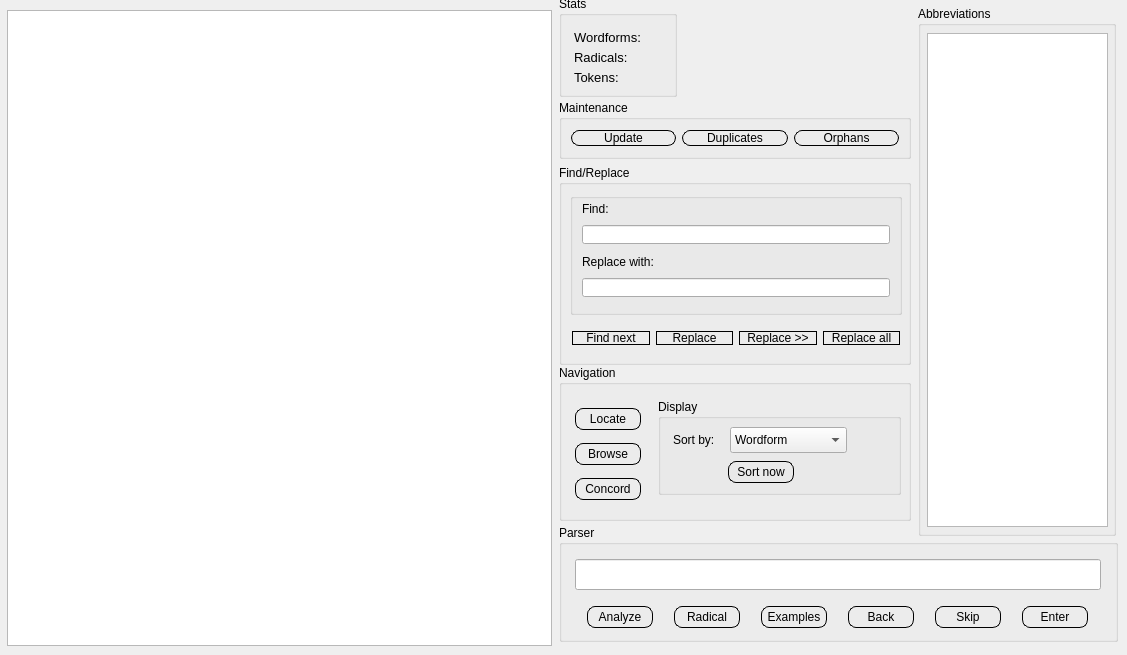
    <widget class="QWidget" name="index">
     <attribute name="title">
      <string>Index</string>
     </attribute>
     <widget class="QGroupBox" name="iParserBox">
      <property name="geometry">
       <rect>
        <x>559</x>
        <y>525</y>
        <width>559</width>
        <height>117</height>
       </rect>
      </property>
      <property name="toolTip">
       <string>line editor for index</string>
      </property>
      <property name="styleSheet">
       <string notr="true">QPushButton {
     border: 1px solid black;
     border-radius: 8px;
	border-image: url(:/new/PushBtn.png);

}

QPushButton:pressed {
     border: 2px solid black;
     border-radius: 8px;
}</string>
      </property>
      <property name="title">
       <string>Parser</string>
      </property>
      <widget class="QLineEdit" name="iParser">
       <property name="geometry">
        <rect>
         <x>16</x>
         <y>34</y>
         <width>526</width>
         <height>31</height>
        </rect>
       </property>
       <property name="font">
        <font>
         <pointsize>10</pointsize>
        </font>
       </property>
       <property name="toolTip">
        <string>line editor</string>
       </property>
      </widget>
      <widget class="QPushButton" name="iStartBtn">
       <property name="geometry">
        <rect>
         <x>28</x>
         <y>81</y>
         <width>66</width>
         <height>22</height>
        </rect>
       </property>
       <property name="toolTip">
        <string>start analysis from
selection or from 
first unparsed form</string>
       </property>
       <property name="text">
        <string>Analyze</string>
       </property>
      </widget>
      <widget class="QPushButton" name="iLookUpBtn">
       <property name="geometry">
        <rect>
         <x>115</x>
         <y>81</y>
         <width>66</width>
         <height>22</height>
        </rect>
       </property>
       <property name="toolTip">
        <string>look up radical 
in lexicon</string>
       </property>
       <property name="text">
        <string>Radical</string>
       </property>
      </widget>
      <widget class="QPushButton" name="iExamplesBtn">
       <property name="geometry">
        <rect>
         <x>202</x>
         <y>81</y>
         <width>66</width>
         <height>22</height>
        </rect>
       </property>
       <property name="toolTip">
        <string>show examples</string>
       </property>
       <property name="text">
        <string>Examples</string>
       </property>
      </widget>
      <widget class="QPushButton" name="iBackBtn">
       <property name="geometry">
        <rect>
         <x>289</x>
         <y>81</y>
         <width>66</width>
         <height>22</height>
        </rect>
       </property>
       <property name="toolTip">
        <string>go back to most 
recently analyzed form</string>
       </property>
       <property name="text">
        <string>Back</string>
       </property>
      </widget>
      <widget class="QPushButton" name="iEnterBtn">
       <property name="geometry">
        <rect>
         <x>463</x>
         <y>81</y>
         <width>66</width>
         <height>22</height>
        </rect>
       </property>
       <property name="toolTip">
        <string>enter analysis</string>
       </property>
       <property name="text">
        <string>Enter</string>
       </property>
      </widget>
      <widget class="QPushButton" name="iSkipBtn">
       <property name="geometry">
        <rect>
         <x>376</x>
         <y>81</y>
         <width>66</width>
         <height>22</height>
        </rect>
       </property>
       <property name="text">
        <string>Skip</string>
       </property>
      </widget>
     </widget>
     <widget class="QTextEdit" name="iIndex">
      <property name="geometry">
       <rect>
        <x>7</x>
        <y>10</y>
        <width>545</width>
        <height>636</height>
       </rect>
      </property>
      <property name="toolTip">
       <string>start analysis from
selection or from 
first unparsed form</string>
      </property>
     </widget>
     <widget class="QGroupBox" name="iAbbrBox">
      <property name="geometry">
       <rect>
        <x>918</x>
        <y>6</y>
        <width>198</width>
        <height>530</height>
       </rect>
      </property>
      <property name="title">
       <string>Abbreviations</string>
      </property>
      <widget class="QTextEdit" name="iAbbreviations">
       <property name="geometry">
        <rect>
         <x>9</x>
         <y>27</y>
         <width>181</width>
         <height>494</height>
        </rect>
       </property>
       <property name="font">
        <font>
         <pointsize>10</pointsize>
        </font>
       </property>
       <property name="toolTip">
        <string>standard abbreviations</string>
       </property>
      </widget>
     </widget>
     <widget class="QGroupBox" name="iStatsBox">
      <property name="geometry">
       <rect>
        <x>559</x>
        <y>-4</y>
        <width>118</width>
        <height>101</height>
       </rect>
      </property>
      <property name="styleSheet">
       <string notr="true">QLabel {
	font: 10pts;
}</string>
      </property>
      <property name="title">
       <string>Stats</string>
      </property>
      <widget class="QLabel" name="iWordformLbl">
       <property name="geometry">
        <rect>
         <x>15</x>
         <y>33</y>
         <width>100</width>
         <height>16</height>
        </rect>
       </property>
       <property name="font">
        <font>
         <pointsize>10</pointsize>
        </font>
       </property>
       <property name="text">
        <string>Wordforms:</string>
       </property>
      </widget>
      <widget class="QLabel" name="IRadicalLbl">
       <property name="geometry">
        <rect>
         <x>15</x>
         <y>53</y>
         <width>100</width>
         <height>16</height>
        </rect>
       </property>
       <property name="font">
        <font>
         <pointsize>10</pointsize>
        </font>
       </property>
       <property name="text">
        <string>Radicals:</string>
       </property>
      </widget>
      <widget class="QLabel" name="iTokensLbl">
       <property name="geometry">
        <rect>
         <x>15</x>
         <y>73</y>
         <width>100</width>
         <height>16</height>
        </rect>
       </property>
       <property name="font">
        <font>
         <pointsize>10</pointsize>
        </font>
       </property>
       <property name="text">
        <string>Tokens:</string>
       </property>
      </widget>
     </widget>
     <widget class="QGroupBox" name="iNavigationBox">
      <property name="geometry">
       <rect>
        <x>559</x>
        <y>365</y>
        <width>352</width>
        <height>156</height>
       </rect>
      </property>
      <property name="styleSheet">
       <string notr="true">QPushButton {
     border: 1px solid black;
     border-radius: 8px;
	border-image: url(:/new/PushBtn.png);

}

QPushButton:pressed {
     border: 2px solid black;
     border-radius: 8px;
}</string>
      </property>
      <property name="title">
       <string>Navigation</string>
      </property>
      <widget class="QGroupBox" name="iDisplayBox">
       <property name="geometry">
        <rect>
         <x>99</x>
         <y>34</y>
         <width>243</width>
         <height>96</height>
        </rect>
       </property>
       <property name="title">
        <string>Display</string>
       </property>
       <widget class="QLabel" name="label_10">
        <property name="geometry">
         <rect>
          <x>15</x>
          <y>33</y>
          <width>49</width>
          <height>16</height>
         </rect>
        </property>
        <property name="text">
         <string>Sort by:</string>
        </property>
       </widget>
       <widget class="QComboBox" name="iDisplayBox_2">
        <property name="geometry">
         <rect>
          <x>72</x>
          <y>28</y>
          <width>117</width>
          <height>26</height>
         </rect>
        </property>
        <property name="toolTip">
         <string>sort index by 
wordform or radical</string>
        </property>
        <item>
         <property name="text">
          <string>Wordform</string>
         </property>
        </item>
        <item>
         <property name="text">
          <string>Root</string>
         </property>
        </item>
       </widget>
       <widget class="QPushButton" name="iSortNowBtn">
        <property name="geometry">
         <rect>
          <x>70</x>
          <y>62</y>
          <width>66</width>
          <height>22</height>
         </rect>
        </property>
        <property name="toolTip">
         <string>sort index</string>
        </property>
        <property name="text">
         <string>Sort now</string>
        </property>
       </widget>
      </widget>
      <widget class="QPushButton" name="iLocateBtn">
       <property name="geometry">
        <rect>
         <x>16</x>
         <y>43</y>
         <width>66</width>
         <height>22</height>
        </rect>
       </property>
       <property name="toolTip">
        <string>find selected example</string>
       </property>
       <property name="text">
        <string>Locate</string>
       </property>
      </widget>
      <widget class="QPushButton" name="iConcordanceBtn">
       <property name="geometry">
        <rect>
         <x>16</x>
         <y>113</y>
         <width>66</width>
         <height>22</height>
        </rect>
       </property>
       <property name="toolTip">
        <string>make concordance of selected form</string>
       </property>
       <property name="text">
        <string>Concord</string>
       </property>
      </widget>
      <widget class="QPushButton" name="iBrowseBtn">
       <property name="geometry">
        <rect>
         <x>16</x>
         <y>78</y>
         <width>66</width>
         <height>22</height>
        </rect>
       </property>
       <property name="toolTip">
        <string>browse selected forms</string>
       </property>
       <property name="text">
        <string>Browse</string>
       </property>
      </widget>
     </widget>
     <widget class="QGroupBox" name="iMaintenanceBox">
      <property name="geometry">
       <rect>
        <x>559</x>
        <y>100</y>
        <width>352</width>
        <height>59</height>
       </rect>
      </property>
      <property name="styleSheet">
       <string notr="true">QPushButton {
     border: 1px solid black;
     border-radius: 8px;
	border-image: url(:/new/PushBtn.png);

}

QPushButton:pressed {
     border: 2px solid black;
     border-radius: 8px;
}</string>
      </property>
      <property name="title">
       <string>Maintenance</string>
      </property>
      <layout class="QHBoxLayout" name="horizontalLayout_7">
       <item>
        <widget class="QPushButton" name="pushButton">
         <property name="toolTip">
          <string>update examples 
containing form</string>
         </property>
         <property name="text">
          <string>Update</string>
         </property>
        </widget>
       </item>
       <item>
        <widget class="QPushButton" name="iDuplicatesBtn">
         <property name="toolTip">
          <string>find duplicate entries</string>
         </property>
         <property name="text">
          <string>Duplicates</string>
         </property>
        </widget>
       </item>
       <item>
        <widget class="QPushButton" name="iOrphansBtn">
         <property name="toolTip">
          <string>remove forms without tokens</string>
         </property>
         <property name="text">
          <string>Orphans</string>
         </property>
        </widget>
       </item>
      </layout>
     </widget>
     <widget class="QGroupBox" name="iFindBox">
      <property name="geometry">
       <rect>
        <x>559</x>
        <y>165</y>
        <width>352</width>
        <height>200</height>
       </rect>
      </property>
      <property name="styleSheet">
       <string notr="true">QPushButton {
     border: 1px solid black;
     border-radius: 8px;
	border-image: url(:/new/PushBtn.png);

}

QPushButton:pressed {
     border: 2px solid black;
     border-radius: 8px;
}</string>
      </property>
      <property name="title">
       <string>Find/Replace</string>
      </property>
      <widget class="QGroupBox" name="groupBox">
       <property name="geometry">
        <rect>
         <x>11</x>
         <y>28</y>
         <width>332</width>
         <height>122</height>
        </rect>
       </property>
       <property name="autoFillBackground">
        <bool>false</bool>
       </property>
       <property name="styleSheet">
        <string notr="true">QFrame {
	background: transparent;
	border: 2px;
	border-color: rgb(0, 0, 0);
}</string>
       </property>
       <widget class="QLineEdit" name="lineEdit_3">
        <property name="geometry">
         <rect>
          <x>12</x>
          <y>32</y>
          <width>308</width>
          <height>19</height>
         </rect>
        </property>
        <property name="toolTip">
         <string>enter text to find</string>
        </property>
       </widget>
       <widget class="QLabel" name="label_11">
        <property name="geometry">
         <rect>
          <x>12</x>
          <y>8</y>
          <width>32</width>
          <height>16</height>
         </rect>
        </property>
        <property name="text">
         <string>Find:</string>
        </property>
       </widget>
       <widget class="QLabel" name="label_12">
        <property name="geometry">
         <rect>
          <x>12</x>
          <y>61</y>
          <width>84</width>
          <height>16</height>
         </rect>
        </property>
        <property name="text">
         <string>Replace with:</string>
        </property>
       </widget>
       <widget class="QLineEdit" name="lineEdit_4">
        <property name="geometry">
         <rect>
          <x>12</x>
          <y>85</y>
          <width>308</width>
          <height>19</height>
         </rect>
        </property>
        <property name="toolTip">
         <string>enter text to replace with</string>
        </property>
       </widget>
      </widget>
      <widget class="QFrame" name="frame">
       <property name="geometry">
        <rect>
         <x>3</x>
         <y>156</y>
         <width>348</width>
         <height>34</height>
        </rect>
       </property>
       <property name="styleSheet">
        <string notr="true">QFrame {
	background: transparent;
}</string>
       </property>
       <property name="frameShape">
        <enum>QFrame::StyledPanel</enum>
       </property>
       <property name="frameShadow">
        <enum>QFrame::Raised</enum>
       </property>
       <layout class="QHBoxLayout" name="horizontalLayout_6">
        <item>
         <widget class="QPushButton" name="iFindNextBtn">
          <property name="toolTip">
           <string>start search/find next</string>
          </property>
          <property name="text">
           <string>Find next</string>
          </property>
         </widget>
        </item>
        <item>
         <widget class="QPushButton" name="iReplaceBtn">
          <property name="toolTip">
           <string>replace once</string>
          </property>
          <property name="text">
           <string>Replace</string>
          </property>
         </widget>
        </item>
        <item>
         <widget class="QPushButton" name="iReplaceAndFindBtn">
          <property name="toolTip">
           <string>replace then find next</string>
          </property>
          <property name="text">
           <string>Replace &gt;&gt;</string>
          </property>
         </widget>
        </item>
        <item>
         <widget class="QPushButton" name="iReplaceAll">
          <property name="toolTip">
           <string>replace all</string>
          </property>
          <property name="text">
           <string>Replace all</string>
          </property>
         </widget>
        </item>
       </layout>
      </widget>
     </widget>
    </widget>
